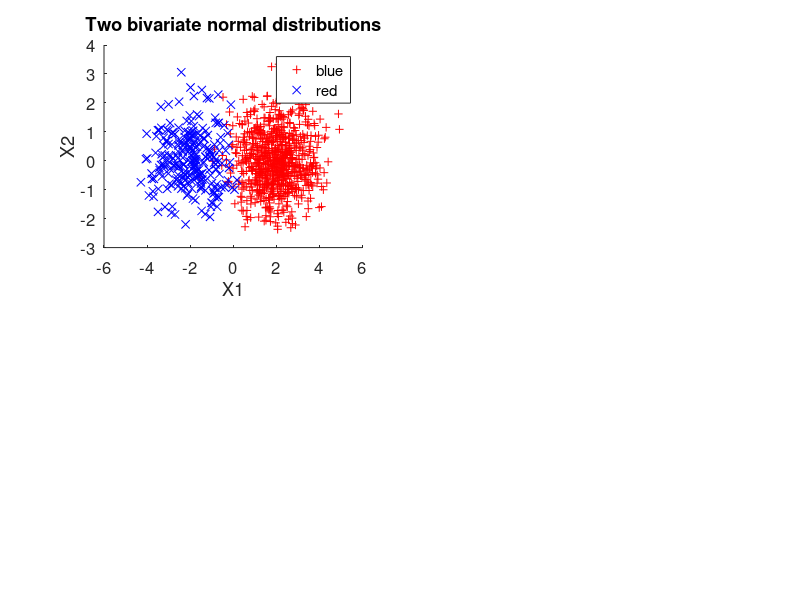

Write the MATLAB code that produced this figure. (Note: this script raises an error after producing the figure.)
% tSNEdemo.m: a kind of failure mode of t-SNE
%
% RTB wrote it, 25 July 2018, home with Bentley after his biopsy

% MATLAB topics covered:
% 1. using 'mvnrnd' to generate simulated data from bivariate normal distributions
% 2. plotting labeled data using 'gscatter'
% 3. using 'tsne' for dimensionality reduction

% tSNE is short for: t-distributed stochastic neighbor embedding
% See the wikipedia page for a brief explanation of how it works:
% https://en.wikipedia.org/wiki/T-distributed_stochastic_neighbor_embedding

% This is demo is based off of a StackExchange answer by Erich Schubert:
% https://stats.stackexchange.com/questions/263539/clustering-on-the-output-of-t-sne/264647#264647

%% Load some bivariate normal data:
load labeledData

% my default font size:
% myFS = 'default';
myFS = 12;

%% Generate new simulated data using 'mvnrnd'

% NOTE: You don't need to do this step if you have already loaded the
% 'labeledData' data set.

% population means for bivariate normal data
muRed = [-2,0];
muBlue = [2,0];

% population covariance matrices
sigmaRed = [1,0;0,1];
sigmaBlue = sigmaRed;

% generate random samples from the correpsonding distributions:
redData = mvnrnd(muRed,sigmaRed,250);
blueData = mvnrnd(muBlue,sigmaBlue,750);

% concatenate the data and generate labels:
data = [redData;blueData];
labels = [repmat({'red'},250,1);repmat({'blue'},750,1)];

%% Plot the data

figure
subplot(2,2,1);
gscatter(data(:,1),data(:,2),labels,'rb','+x');
xlabel('X1');
ylabel('X2');
title('Two bivariate normal distributions');
set(gca,'FontSize',myFS);

%% Now do tSNE using default settings

rng default     % for consistency
Y = tsne(data);

subplot(2,2,2);
gscatter(Y(:,1),Y(:,2),labels,'rb','+x');
xlabel('tSNE1');
ylabel('tSNE2');
title('tSNE plot with default settings');
set(gca,'FontSize',myFS);

% Run the tsne algorithm several different times, each time plotting the
% results. (Do NOT run 'rng default' before each tsne run!). What do you
% notice? What does the 'S' in 'tSNE' stand for?

%% Now use a 'Perplexity' value that is too low

% Perplexity is the effective number of local neighbors of each point,
% specified as a positive scalar. The default is 30
% 
% Larger perplexity causes tsne to use more points as nearest neighbors.
% Use a larger value of Perplexity for a large dataset. Typical Perplexity
% values are from 5 to 50. In the Barnes-Hut algorithm, tsne uses
% min(3*Perplexity,N-1) as the number of nearest neighbors.

myPerplexity = 10;
rng default
Y = tsne(data,'Perplexity',myPerplexity);

subplot(2,2,3);
gscatter(Y(:,1),Y(:,2),labels,'rb','+x');
xlabel('tSNE1');
ylabel('tSNE2');
title(['tSNE plot with Perplexity = ' num2str(myPerplexity) '. Fake clusters!']);
set(gca,'FontSize',myFS);

%% Run with a more appropriate perplexity

myPerplexity = 60;
rng default
Y = tsne(data,'Perplexity',myPerplexity);

subplot(2,2,4);
gscatter(Y(:,1),Y(:,2),labels,'rb','+x');
xlabel('tSNE1');
ylabel('tSNE2');
title(['tSNE plot with Perplexity = ' num2str(myPerplexity) '.']);
set(gca,'FontSize',myFS);

% From the Schubert post:
% "Now this is visually pleasing, but not better for analysis. A human
% annotator could likely select a cut and get a decent result; k-means
% however will fail even in this very very easy scenario! You can already
% see that density information is lost: all data seems to live in area of
% almost the same density. If we would instead further increase the
% perplexity, the uniformity would increase, and the separation would
% reduce again.
% 
% In conclusions, use t-SNE for visualization (and try different parameters
% to get something visually pleasing!), but rather do not run clustering
% afterwards, in particular do not use distance- or density based
% algorithms, as this information was intentionally (!) lost.
% Neighborhood-graph based approaches may be fine, but then you don't need
% to first run t-SNE beforehand, just use the neighbors immediately
% (because t-SNE tries to keep this nn-graph largely intact)."

%% New topic: tSNE with different distance metrics

load fisheriris

rng('default') % for reproducibility
Y = tsne(meas,'Algorithm','exact','Distance','mahalanobis');

figure;
subplot(2,2,1)
gscatter(Y(:,1),Y(:,2),species)
title('Mahalanobis')

rng('default') % for fair comparison
Y = tsne(meas,'Algorithm','exact','Distance','cosine');
subplot(2,2,2)
gscatter(Y(:,1),Y(:,2),species)
title('Cosine')

rng('default') % for fair comparison
Y = tsne(meas,'Algorithm','exact','Distance','chebychev');
subplot(2,2,3)
gscatter(Y(:,1),Y(:,2),species)
title('Chebychev')

rng('default') % for fair comparison
Y = tsne(meas,'Algorithm','exact','Distance','euclidean');
subplot(2,2,4)
gscatter(Y(:,1),Y(:,2),species)
title('Euclidean')
